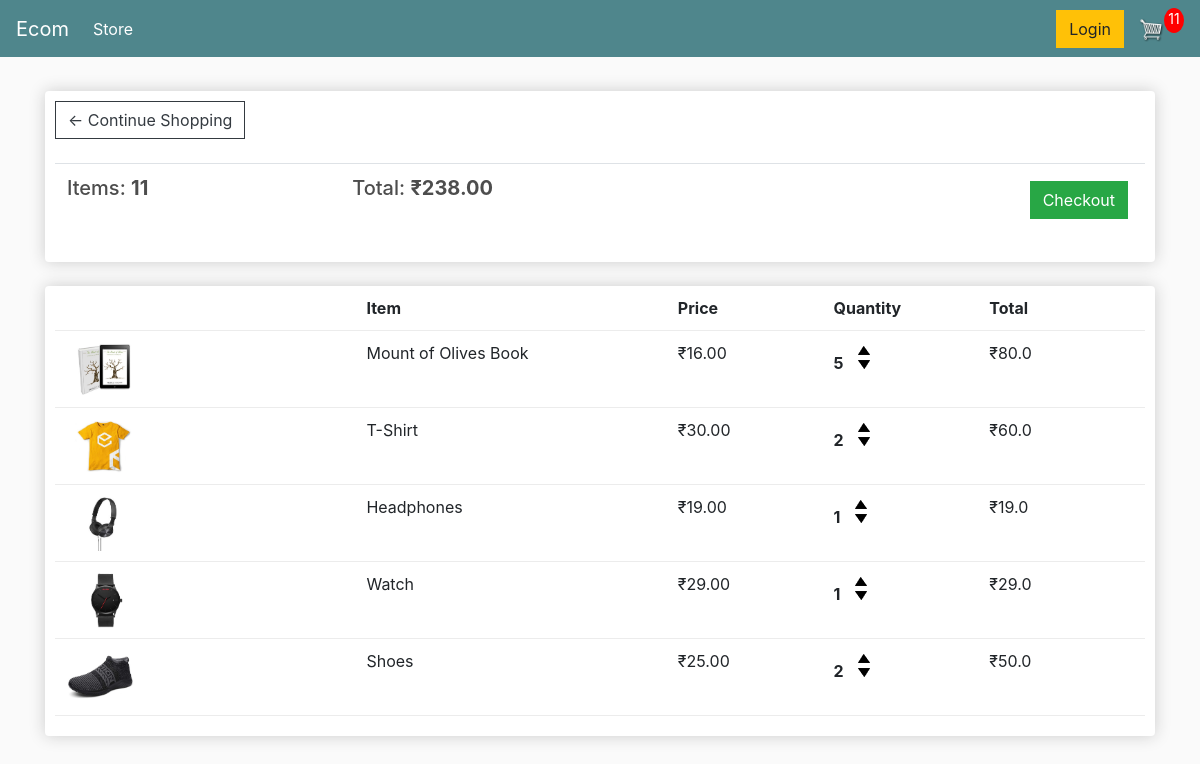
The app's page /cart/ (signed in), older data.
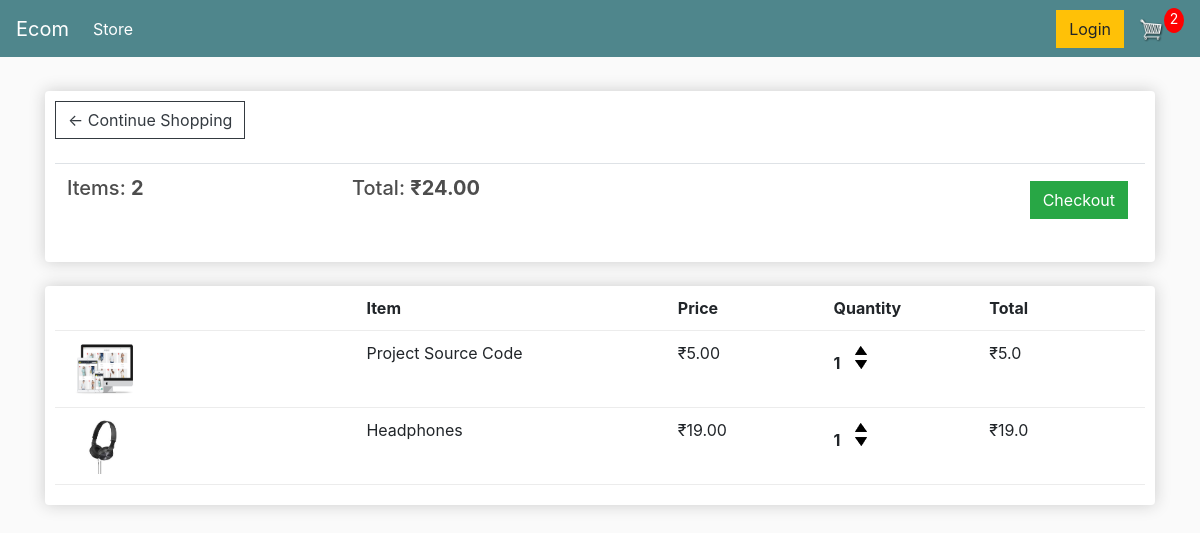
The same page, newer data.
### store/models.py (models this page shows, shortened)
class Order(models.Model):
	customer = models.ForeignKey(Customer, on_delete=models.SET_NULL, null=True, blank=True)
	date_ordered = models.DateTimeField(auto_now_add=True)
	complete = models.BooleanField(default=False, null=True, blank=False)
	transaction_id = models.CharField(max_length=100, null=True)
	@property
	def get_cart_total(self):
		orderitems=self.orderitem_set.all()
		total=sum([item.get_total for item in orderitems])
		return total
	@property
	def get_cart_items(self):
		orderitems=self.orderitem_set.all()
		total=sum([item.quantity for item in orderitems])
		return total

class OrderItem(models.Model):
	product = models.ForeignKey(Product, on_delete=models.SET_NULL, null=True)
	order = models.ForeignKey(Order, on_delete=models.SET_NULL, null=True)
	quantity = models.IntegerField(default=0, null=True, blank=True)
	date_added = models.DateTimeField(auto_now_add=True)
	@property
	def get_total(self):
		total=self.product.price * self.quantity
		return total

class Product(models.Model):
    name = models.CharField(max_length=200)
    price = models.FloatField()
    digital = models.BooleanField(default=False,null=True, blank=True)
    image = models.ImageField(null=True, blank=True)
    @property
    def imageURL(self):
    	try:
    		url = self.image.url
    	except:
    		url = ''
    	return url

### store/views.py (the view)
# urls.py: path('cart/',views.cart, name="cart"),
def cart(request):
	data = cartData(request)
	cartItems = data['cartItems']
	order = data['order']
	items = data['items']
	context = {'items':items, 'order':order, 'cartItems':cartItems}
	return render(request, 'store/cart.html', context)

### store/utils.py (called while the page is built)
def cartData(request):
	if request.user.is_authenticated:
		customer = request.user.customer
		order, created = Order.objects.get_or_create(customer=customer, complete=False)
		items = order.orderitem_set.all()
		cartItems = order.get_cart_items
	else:
		cookieData = cookieCart(request)
		cartItems = cookieData['cartItems']
		order = cookieData['order']
		items = cookieData['items']
	return {'cartItems':cartItems ,'order':order, 'items':items}

### store/templates/store/cart.html
{% extends 'store/main.html' %}
{% load static %}
{% block content %}
    <div class="row">
        <div class="col-lg-12">
            <div class="box-element">
                <a  class="btn btn-outline-dark" href="{% url 'store' %}">&#x2190; Continue Shopping</a>
                <br>
                <br>
                <table class="table">
                    <tr>
                        <th><h5>Items: <strong>{{order.get_cart_items}}</strong></h5></th>
                        <th><h5>Total: <strong>₹{{order.get_cart_total|floatformat:2}}</strong></h5></th>
                        <th>
                            <a  style="float:right; margin:5px;" class="btn btn-success" href="{% url 'checkout' %}">Checkout</a>
                        </th>
                    </tr>
                </table>
            </div>
            <br>
            <div class="box-element">
                <div class="cart-row">
                    <div style="flex:2"></div>
                    <div style="flex:2"><strong>Item</strong></div>
                    <div style="flex:1"><strong>Price</strong></div>
                    <div style="flex:1"><strong>Quantity</strong></div>
                    <div style="flex:1"><strong>Total</strong></div>
                </div>
                {% for item in items %}
                <div class="cart-row">
                    <div style="flex:2"><img class="row-image" src="{{item.product.imageURL}}"></div>
                    <div style="flex:2">{{item.product.name}}</div>
                    <div style="flex:1">₹{{item.product.price|floatformat:2}}</div>
                    <div style="flex:1">
                        <p class="quantity">{{item.quantity}}</p>
                        <div class="quantity">
                            <img data-product={{item.product.id}} data-action="add" class="chg-quantity update-cart" src="{% static  'images/arrow-up.png' %}">
                            <img data-product={{item.product.id}} data-action="remove" class="chg-quantity update-cart" src="{% static  'images/arrow-down.png' %}">
                        </div>
                    </div>
                    <div style="flex:1">₹{{item.get_total}}</div>
                </div>
                {% endfor %}
            </div>
        </div>
    </div>
{% endblock content %}

### store/templates/store/main.html (shortened to what this page needs)
<!DOCTYPE html>
{% load static %}
<html>
<head>
	<link rel="stylesheet" href="https://stackpath.bootstrapcdn.com/bootstrap/4.4.1/css/bootstrap.min.css">
	<link rel="stylesheet" type="text/css" href="{% static 'css/main.css' %}">
</head>
<body>
	<nav class="navbar navbar-expand-lg navbar-dark bg-dark">
	  <a class="navbar-brand" href="{% url 'store' %}">Ecom</a>
	  <div class="collapse navbar-collapse" id="navbarSupportedContent">
	    <ul class="navbar-nav mr-auto">
	      <li class="nav-item active">
	        <a class="nav-link" href="{% url 'store' %}">Store <span class="sr-only">(current)</span></a>
	      </li>
	    </ul>
	    <div class="form-inline my-2 my-lg-0">
	     	<a href="#"class="btn btn-warning">Login</a>
	     	<a href="{% url 'cart' %}">
	    		<img  id="cart-icon" src="{% static 'images/cart.png' %}">
	    	</a>
	    	<p id="cart-total">{{cartItems}}</p>
	    </div>
	  </div>
	</nav>
     <div class="container">
            <br>
            {% block content %}
            {% endblock content %}
         </div>
</body>
</html>

### static/css/main.css (style rules this page uses)
body { background-color: hsl(0, 0%, 98%); }
h1,h2,h3,h4,h5,h6 { color:hsl(0, 0%, 30%); }
.box-element { box-shadow:hsl(0, 0%, 80%) 0 0 16px; background-color: #fff; border-radius: 4px; padding: 10px; }
.bg-dark { background-color: #4f868c!important; }
#cart-icon { width:25px; display: inline-block; margin-left: 15px; }
#cart-total { display: block; text-align: center; color:#fff; background-color: red; width: 20px; height: 25px; border-radius: 50%; font-size: 14px; }
.col-lg-4, .col-lg-6, .col-lg-8, .col-lg-12 { margin-top: 10px; }
.btn { border-radius: 0; }
.row-image { width: 100px; }
.cart-row { display: flex; align-items: flex-stretch; padding-bottom: 10px; margin-bottom: 10px; border-bottom: 1px solid #ececec; }
.quantity { display: inline-block; font-weight: 700; padding-right:10px; }
.chg-quantity { width: 12px; cursor: pointer; display: block; margin-top: 5px; transition:.1s; }

Row changes from the older to the newer data that the page shows:
removed OrderItem: product.imageURL (picture), product.name "Mount of Olives Book", product.price "16.00", quantity "5", get_total "80.0"
removed OrderItem: product.imageURL (picture), product.name "T-Shirt", product.price "30.00", quantity "2", get_total "60.0"
removed OrderItem: product.imageURL (picture), product.name "Watch", product.price "29.00", quantity "1", get_total "29.0"
removed OrderItem: product.imageURL (picture), product.name "Shoes", product.price "25.00", quantity "2", get_total "50.0"
computed for Order: get_cart_items "11" → "2"; get_cart_total "238.00" → "24.00"
added OrderItem: product.imageURL (picture), product.name "Project Source Code", product.price "5.00", quantity "1", get_total "5.0"
Text that changed along with them:
{{ cartItems }}: "11" → "2"
